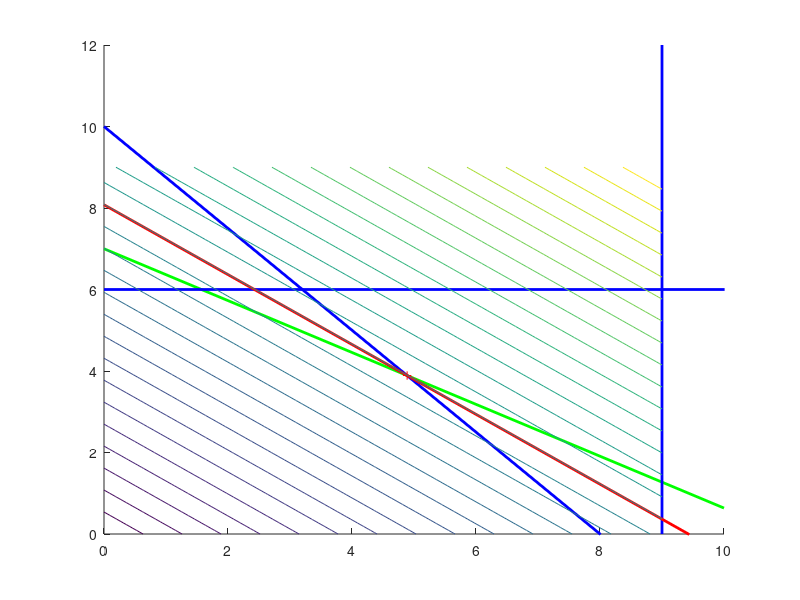

Reproduce this figure in MATLAB.
clc;
clear;
clf;

%1a
%pkg load optim
fx = [-150; -175];
A = [7 11; 10 8; 1 0; 0 1];
b = [77; 80; 9; 6];
lb = zeros(2,1);

%1b
[x, fval] = linprog(fx, A, b, [], [], lb, []);
Z = -fval;

%1c
y1 = @(x) (-7/11)*x + 7;
y2 = @(x) (-10/8)*x + 10;
y3 = @(x) (-150/175)*x + (Z/175);

[u,v] = meshgrid(linspace(0,9), linspace(0,9));

hold on;

plot([0 10], [y1(0) y1(10)], 'g-', 'LineWidth', 2)
plot([0 10], [y2(0) y2(10)], 'b-', 'LineWidth', 2)
plot([9 9], [0 12], 'b-', 'LineWidth', 2)
plot([0 12], [6 6], 'b-', 'LineWidth', 2)
plot([0 10], [y3(0) y3(10)], 'r-', 'LineWidth', 2)
plot(x(1), x(2), 'r+')
contour(u,v, 150*u + 175*v, 30);
axis([0 10 0 12]);

hold off;